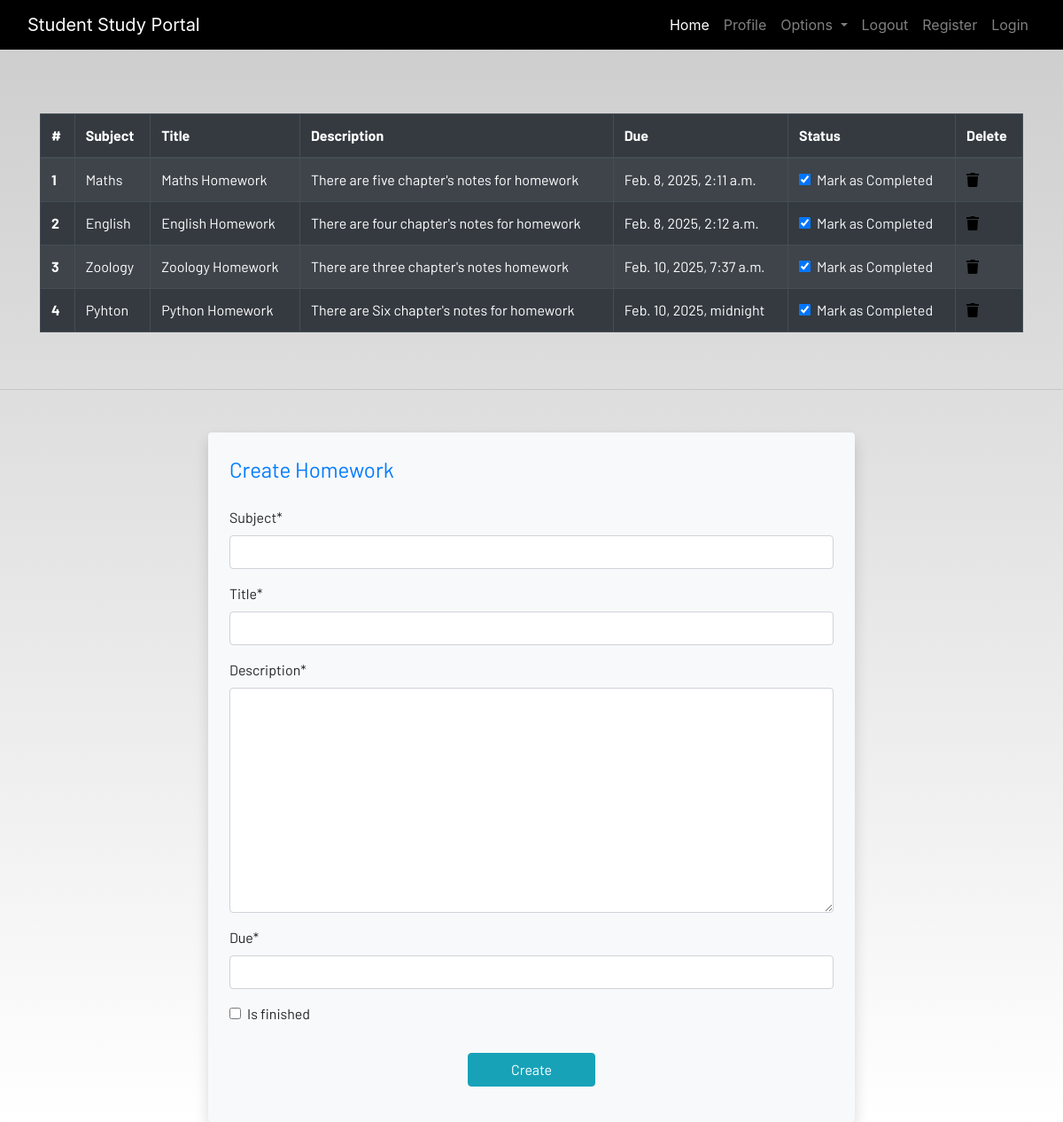
The page /homework (signed in) on the database its author committed.
### dashboard/models.py (models this page shows, shortened)
class Homework(models.Model):
  user=models.ForeignKey(User,on_delete=models.CASCADE)
  subject=models.CharField(max_length=50)
  title=models.CharField(max_length=100)
  description=models.TextField()
  due=models.DateTimeField()
  is_finished=models.BooleanField(default=False)

### dashboard/views.py (the view)
# urls.py: path('homework', views.homework, name='homework'),
@login_required
def homework(request):
  if request.method == 'POST':
    form = HomeworkForm(request.POST)
    if form.is_valid():
      try:
        finished = request.POST['is_finished']
        if finished == 'on':
          finished =True
        else:
          finished = False
      except :
        finished = False
      homeworks = Homework(
        user = request.user,
        subject =request.POST['subject'],
        title =request.POST['title'],
        description =request.POST['description'],
        due =request.POST['due'],
        is_finished =finished
      )
      homeworks.save()
      messages.success(request,f'Homework Added from {request.user.username}!!')
  else:
    form = HomeworkForm()
  homework=Homework.objects.filter(user=request.user)
  if len (homework) ==0:
    homework_done = True
  else:
    homework_done = False
  context={'homeworks':homework, 'homeworks_done':homework_done, 'form':form,}
  return render(request,'dashboard/homework.html',context)

### dashboard/forms.py
class HomeworkForm(forms.ModelForm):
  class Meta:
    model = Homework
    widgest ={'due':DateInput()}
    fields= ['subject','title','description','due','is_finished']

### dashboard/templates/dashboard/homework.html (shortened to what this page needs)
{% extends 'dashboard/base.html' %}
{% load static %}
{% load crispy_forms_tags %}
{% block content %}
<div class="container mt-4">
  {% if not homework_done %}
    <div class="table-responsive">
      <table class="table table-striped table-bordered table-hover table-dark">
        <thead class="thead-dark">
          <tr>
            <th>#</th>
            <th>Subject</th>
            <th>Title</th>
            <th>Description</th>
            <th>Due</th>
            <th>Status</th>
            <th>Delete</th>
          </tr>
        </thead>
        <tbody>
          {% for homework in homeworks %}
          <tr>
            <th>{{ forloop.counter }}</th>
            <td>{{ homework.subject }}</td>
            <td>{{ homework.title }}</td>
            <td>{{ homework.description }}</td>
            <td>{{ homework.due }}</td>
            <td>
              <a href="{% url 'updated_homework' homework.id %}">
                <div class="form-check">
                  <input class="form-check-input" type="checkbox" {% if homework.is_finished %}checked{% endif %}>
                  <label class="form-check-label text-light">Mark as Completed</label>
                </div>
              </a>
            </td>
            <td>
              <a href="{% url 'deleted_homework' homework.id %}" class="text-danger">
                <i class="fa fa-trash"></i>
              </a>
            </td>
          </tr>
          {% endfor %}
        </tbody>
      </table>
    </div>
  {% else %}
    <h4 class="text-success text-center my-4">All homeworks are completed! 🎉</h4>
  {% endif %}
</div>
<hr class="my-5">
<div class="container">
  <div class="row justify-content-center">
    <div class="col-md-8">
      <form method="POST" class="p-4 shadow rounded bg-light">
        <fieldset class="form-group">
          <legend class="mb-4 text-primary">Create Homework</legend>
          {{ form|crispy }}
        </fieldset>
        <div class="form-group text-center mt-3">
          <button class="btn btn-info px-5" type="submit">Create</button>
        </div>
      </form>
    </div>
  </div>
</div>
{% endblock content %}

### static/css/main.css (style rules this page uses)
html { scroll-behavior: smooth; height: 100%; width: 100%; }
a { text-decoration: none !important; color: black; }
html, body { max-width: 100%; overflow-x: hidden; height: 100%; width: 100%; }
body { background: linear-gradient(rgba(0, 0, 0, 0.2), rgba(255, 255, 255, 0.5)); overflow-x: hidden; background-repeat: no-repeat; }
.fa { color: black; }

### rows shown on the page
Homework: subject "Maths", title "Maths Homework", description "There are five chapter's notes for homework", due "Feb. 8, 2025, 2:11 a.m.", is_finished "☑"
Homework: subject "English", title "English Homework", description "There are four chapter's notes for homework", due "Feb. 8, 2025, 2:12 a.m.", is_finished "☑"
Homework: subject "Zoology", title "Zoology Homework", description "There are three chapter's notes homework", due "Feb. 10, 2025, 7:37 a.m.", is_finished "☑"
Homework: subject "Pyhton", title "Python Homework", description "There are Six chapter's notes for homework", due "Feb. 10, 2025, midnight", is_finished "☑"
